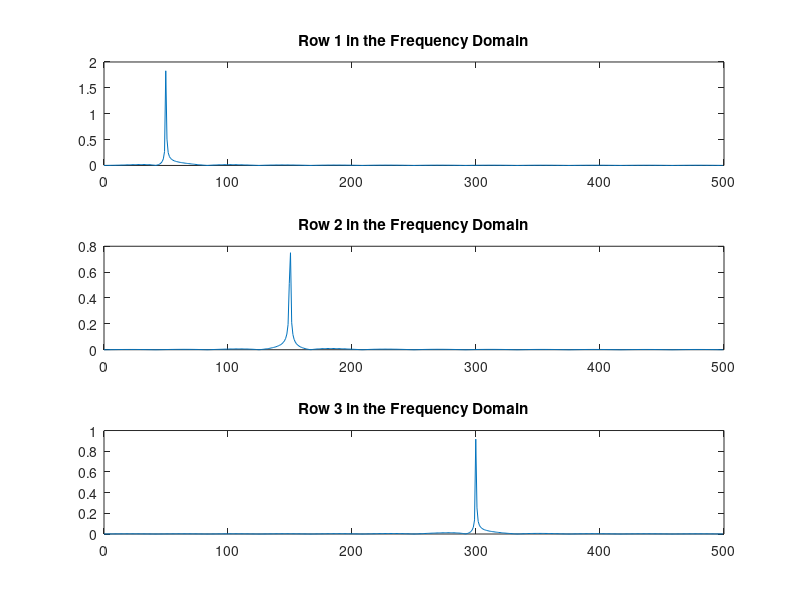
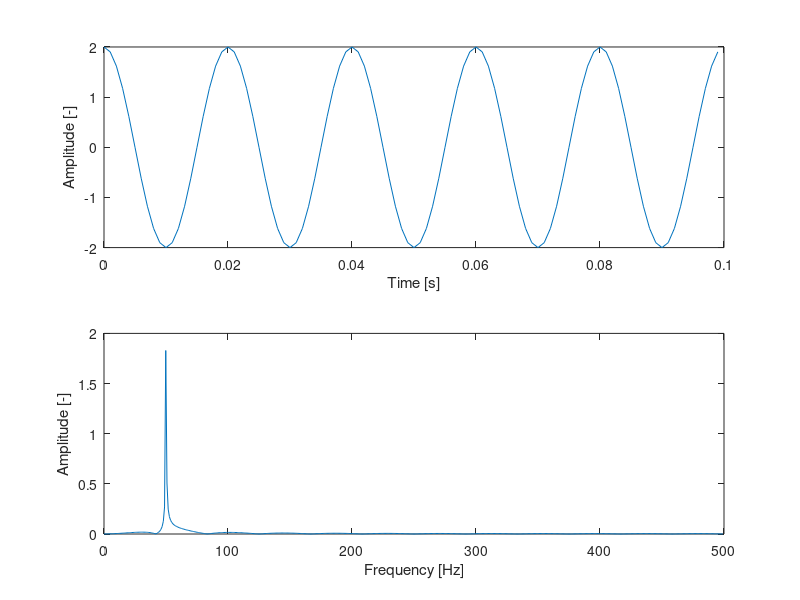

MATLAB code for these plots, in order:
%% Cosine Waves
% Compare cosine waves in the time domain and the frequency domain.
% 
% Specify the parameters of a signal with a sampling frequency of 1kHz and
% a signal duration of 1 second.

% Copyright 2015 The MathWorks, Inc.


Fs = 1000;                    % Sampling frequency
T = 1/Fs;                     % Sampling period
L = 1000;                     % Length of signal
t = (0:L-1)*T;                % Time vector
%% 
% Create a matrix where each row represents a cosine wave with scaled frequency. 
% The result, |X|, is a 3-by-1000 matrix.  The first row has a wave frequency of 50, the second 
% row has a wave frequency of 150, and the third row has a wave frequency of 300.

x1 = 2*cos(2*pi*50*t);          % First row wave
x2 = cos(2*pi*150*t);         % Second row wave
x3 = cos(2*pi*300*t);         % Third row wave

X = [x1; x2; x3];
%% 
% Plot the first 100 entries from each row of |X| in a single figure in 
% order and compare their frequencies.

for i = 1:3
    subplot(3,1,i)
    plot(t(1:100),X(i,1:100))
    title(['Row ',num2str(i),' in the Time Domain'])
end
%% 
% For algorithm performance purposes, |fft| allows you to pad the input
% with trailing zeros.  In this case, pad each row of |X| with zeros so
% that the length of each row is the next higher power of 2 from the
% current length. Define the new length using the |nextpow2| function.

n = 2^nextpow2(L);
%% 
% Specify the |dim| argument to use |fft| along the rows of |X|, that is, 
% for each signal.

dim = 2;
%% 
% Compute the Fourier transform of the signals.

Y = fft(X,n,dim);
%%
% Calculate the double-sided spectrum and single-sided spectrum of each
% signal.

P2 = abs(Y/n);
P1 = P2(:,1:n/2+1);
P1(:,2:end-1) = 2*P1(:,2:end-1);
%% 
% In the frequency domain, plot the single-sided amplitude spectrum for 
% each row in a single figure.

for i=1:3
    subplot(3,1,i)
    plot(0:(Fs/n):(Fs/2-Fs/n),P1(i,1:n/2))
    title(['Row ',num2str(i), ' in the Frequency Domain'])
end

figure()
subplot(2,1,1)
plot(t(1:100),X(1,1:100))
xlabel('Time [s]')
ylabel('Amplitude [-]')
 
subplot(2,1,2)
plot(0:(Fs/n):(Fs/2-Fs/n),P1(1,1:n/2))
xlabel('Frequency [Hz]')
ylabel('Amplitude [-]')